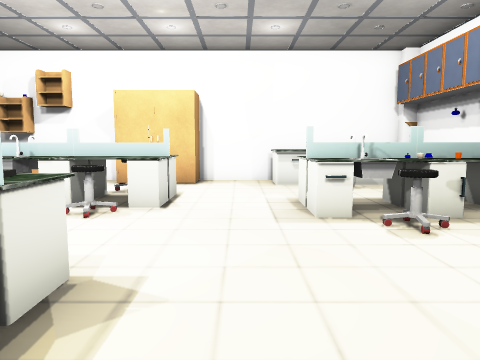
view 1 (above)

16 first-person views from a walk through a 3-D level made in the Unity game engine. The camera is 1.2 m above the floor, tilts 6° down and sees 70° across. The floor is counted in squares, 1 m on a side. Each view is taken from the middle of a square. On the plan, view 1 faces up. The plan holds only what a view shows up to about 14 squares ahead; the rest is blank. The player character is not drawn. Some animated figures are left out. Some surface patterns are stand-ins.

view 2
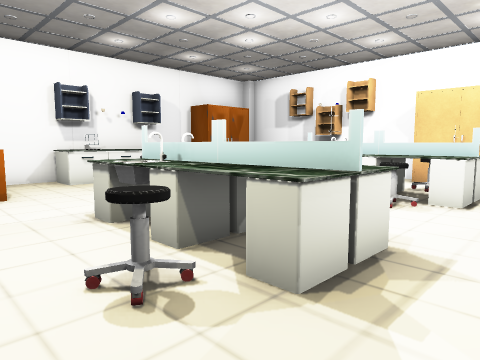

view 3
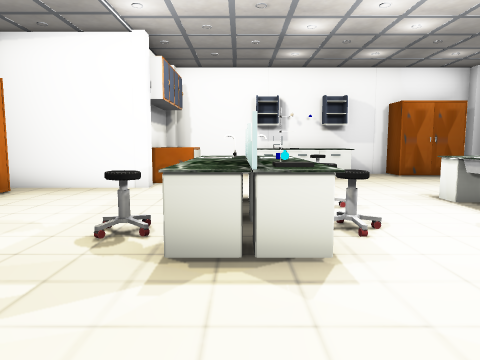

view 4
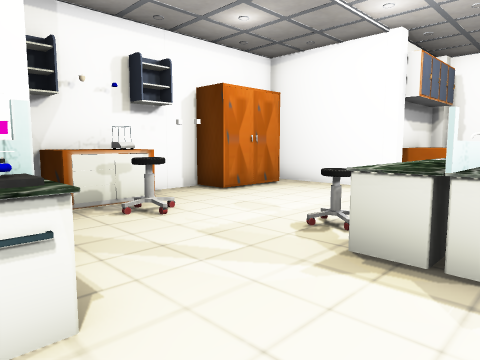

view 5
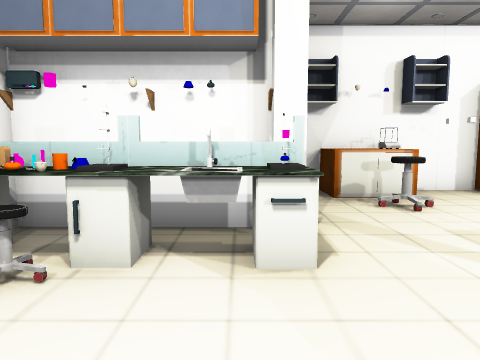

view 6
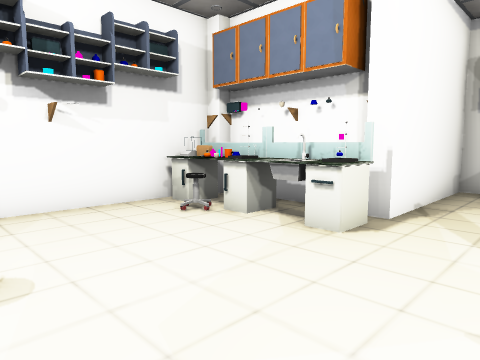

view 7
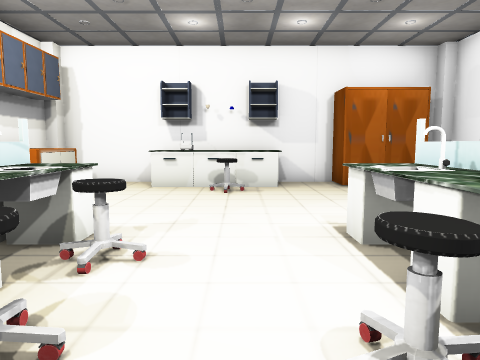

view 8
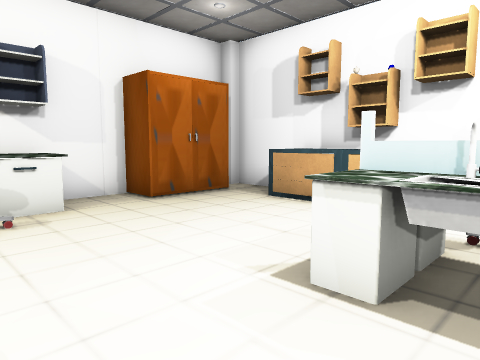

view 9
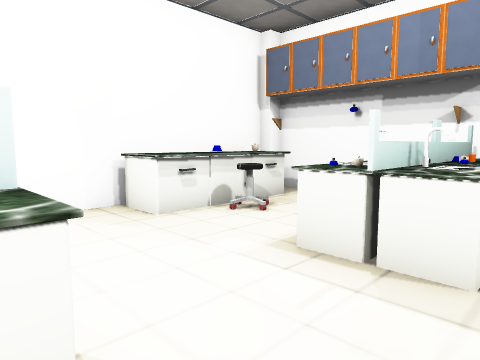

view 10
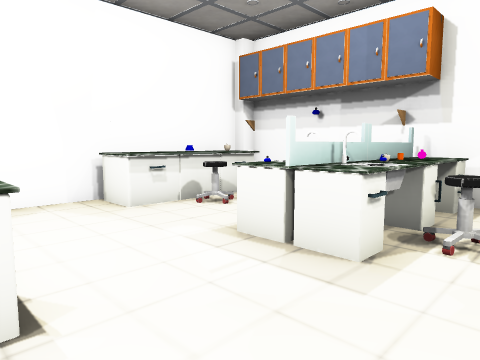

view 11
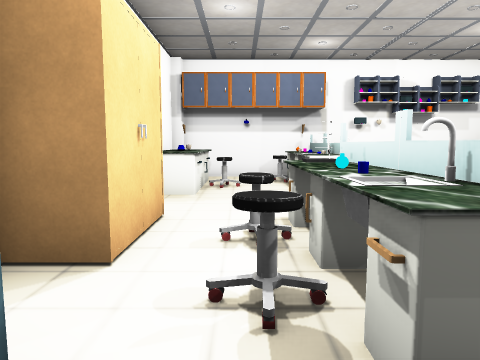

view 12
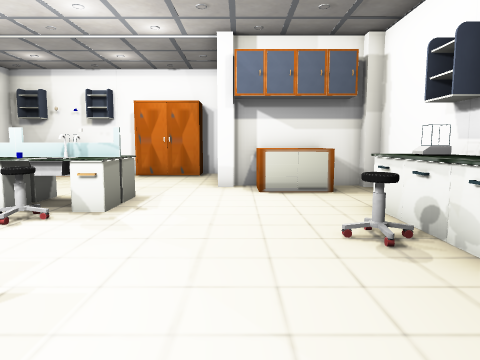

view 13
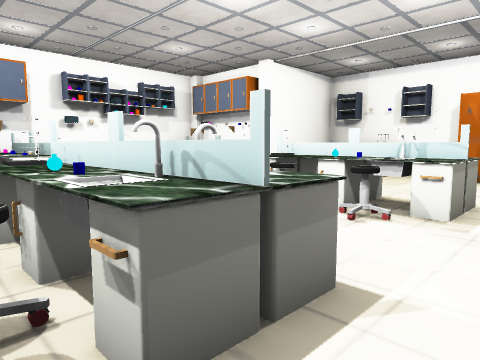

view 14
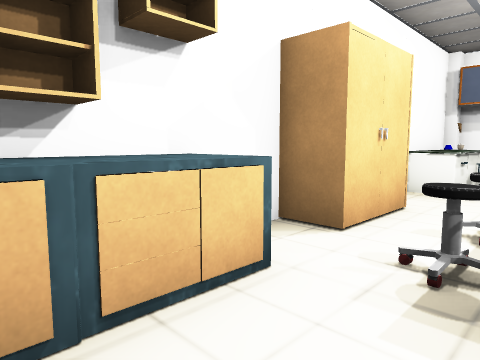

view 15
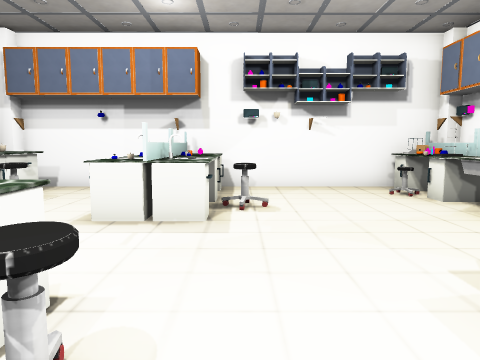

view 16
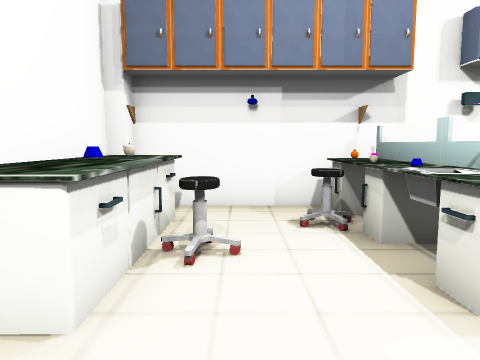

### Floor plan
Points are (right, up) in squares from view 1. A wall is a line through its corners. A room is listed if a view was taken in it or the views show most of it. See-through windows are left out.
Room 1 (views 1, 2, 3, 4, 5, 6, 7, 8, 9, 10, 11, 12, 13, 14, 15, 16)
walls: (2.4, 0) (3.5, 0); (-7.4, -1.4) (-7.4, -4.5); (-4, 11.4) (-11.2, 11.4); (3.4, -0.9) (4.5, -0.9); (-4.2, -4.9) (1.1, -4.9) (1.1, -1.4); (5.6, -0.6) (5.6, 10.5); (-11.9, 8) (-11.9, -0.6); (-7.1, -4.9) (-6.5, -4.9); (-11.5, -0.9) (-8.4, -0.9); (5.2, 11.4) (-1.4, 11.4)
objects: pillar (-12, 11); other object (-11, 3) to (-10, 6); other object (-11, 8) to (-11, 10); other object (-10, 0) to (-9, 0); other object (-9, 5); other object (-9, 10) to (-8, 11); pillar (-8, -1); other object (-7, 10) to (-6, 10); rack (-7, 11); other object (-6, 2) to (-5, 3); other object (-6, 7); other object (-6, 8) to (-5, 8); other object (-5, -4) to (-4, -4); other object (-5, 1) to (-4, 2); tap (-5, 2); other object (-5, 4); tap (-5, 7); other object (-5, 9) to (-4, 9); other object (-4, 3); other object (-4, 7); other object (-4, 8); other object (-4, 10) to (-1, 11); other object (-3, 0) to (-3, 1); other object (-3, 1) to (-2, 2); other object (-3, 3); other object (-3, 4); other object (-3, 6) to (-2, 6); other object (-3, 7) to (-2, 7); flask (-3, 8); other object (-3, 9); other object (-2, -4) to (-1, -4); other object (-2, 3); other object (-2, 8); other object (-1, -3) to (-1, -2); other object (0, -4); pillar (1, -1); other object (1, 0) to (3, 1); other object (1, 6); other object (1, 7); other object (1, 10) to (2, 11); other object (2, -1); tap (2, 0); other object (2, 5) to (3, 5); tap (2, 6); other object (2, 7); other object (2, 8); other object (3, -1); other object (3, 6); other object (3, 7); other object (3, 9) to (3, 10); flask (3, 11); other object (4, 0); other object (4, 1); other object (4, 2); other object (4, 5); other object (4, 6); other object (4, 7); other object (4, 8); other object (4, 10) to (5, 11); pillar (5, -1); rack (5, 0); other object (5, 1); other object (5, 5); other object (5, 6); other object (5, 7); pillar (5, 11)

Positions as (right, up) in squares from view 1, and headings:
1: (0, 0), facing up
2: (0, -1), facing up-left
3: (2, 2), facing left
4: (2, 3), facing down-left
5: (2, 4), facing down
6: (-1, 5), facing down-right
7: (-1, 5), facing left
8: (-4, 4), facing up-left
9: (-2, 5), facing up-right
10: (-2, 4), facing up-right
11: (-7, 9), facing right
12: (-8, 9), facing down
13: (-7, 9), facing down-right
14: (-8, 8), facing up-right
15: (-4, 5), facing right
16: (-1, 9), facing right
